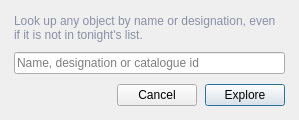
<?xml version="1.0" encoding="UTF-8"?>
<!--
  Explore object: the entry dialog that collects a name for the Explore
  card. It replaces the bare QInputDialog that asked for the name with no
  context at all (2026-10-08).

  Why a dialog AND the top-bar search: the top-bar field is the quick door
  for whoever already knows what to type, and this one explains what
  Explore is for (reaching the objects tonight's list does not suggest) to
  whoever opens it from the Tools menu. Both hand a name to the unchanged
  _open_explore_dialog lookup.

  ADR-005: the structure lives here; gui/explore_dialog.py only dresses
  the window, wires the buttons and exposes the widgets. The class tag
  matches the Python class so the i18n context carries over.
-->
<ui version="4.0">
 <class>ExploreDialog</class>
 <widget class="QWidget" name="ExploreDialog">
  <layout class="QVBoxLayout" name="vbox_explore">
   <property name="leftMargin"><number>14</number></property>
   <property name="topMargin"><number>14</number></property>
   <property name="rightMargin"><number>14</number></property>
   <property name="bottomMargin"><number>14</number></property>
   <property name="spacing"><number>10</number></property>
   <item>
    <widget class="QLabel" name="lbl_intro">
     <property name="text">
      <string>Look up any object by name or designation, even if it is not in tonight's list.</string>
     </property>
     <property name="wordWrap"><bool>true</bool></property>
     <property name="styleSheet"><string notr="true">color: #8a90a6;</string></property>
    </widget>
   </item>
   <item>
    <widget class="QLineEdit" name="edt_name">
     <property name="placeholderText"><string>Name, designation or catalogue id</string></property>
     <property name="clearButtonEnabled"><bool>true</bool></property>
    </widget>
   </item>
   <item>
    <layout class="QHBoxLayout" name="row_buttons">
     <property name="spacing"><number>8</number></property>
     <item>
      <spacer name="hsp_buttons">
       <property name="orientation"><enum>Qt::Horizontal</enum></property>
       <property name="sizeHint" stdset="0"><size><width>40</width><height>20</height></size></property>
      </spacer>
     </item>
     <item>
      <widget class="QPushButton" name="btn_cancel">
       <property name="text"><string>Cancel</string></property>
       <property name="cursor"><cursorShape>PointingHandCursor</cursorShape></property>
      </widget>
     </item>
     <item>
      <widget class="QPushButton" name="btn_explore">
       <property name="text"><string>Explore</string></property>
       <property name="default"><bool>true</bool></property>
       <property name="cursor"><cursorShape>PointingHandCursor</cursorShape></property>
      </widget>
     </item>
    </layout>
   </item>
  </layout>
 </widget>
 <resources/>
 <connections/>
</ui>
